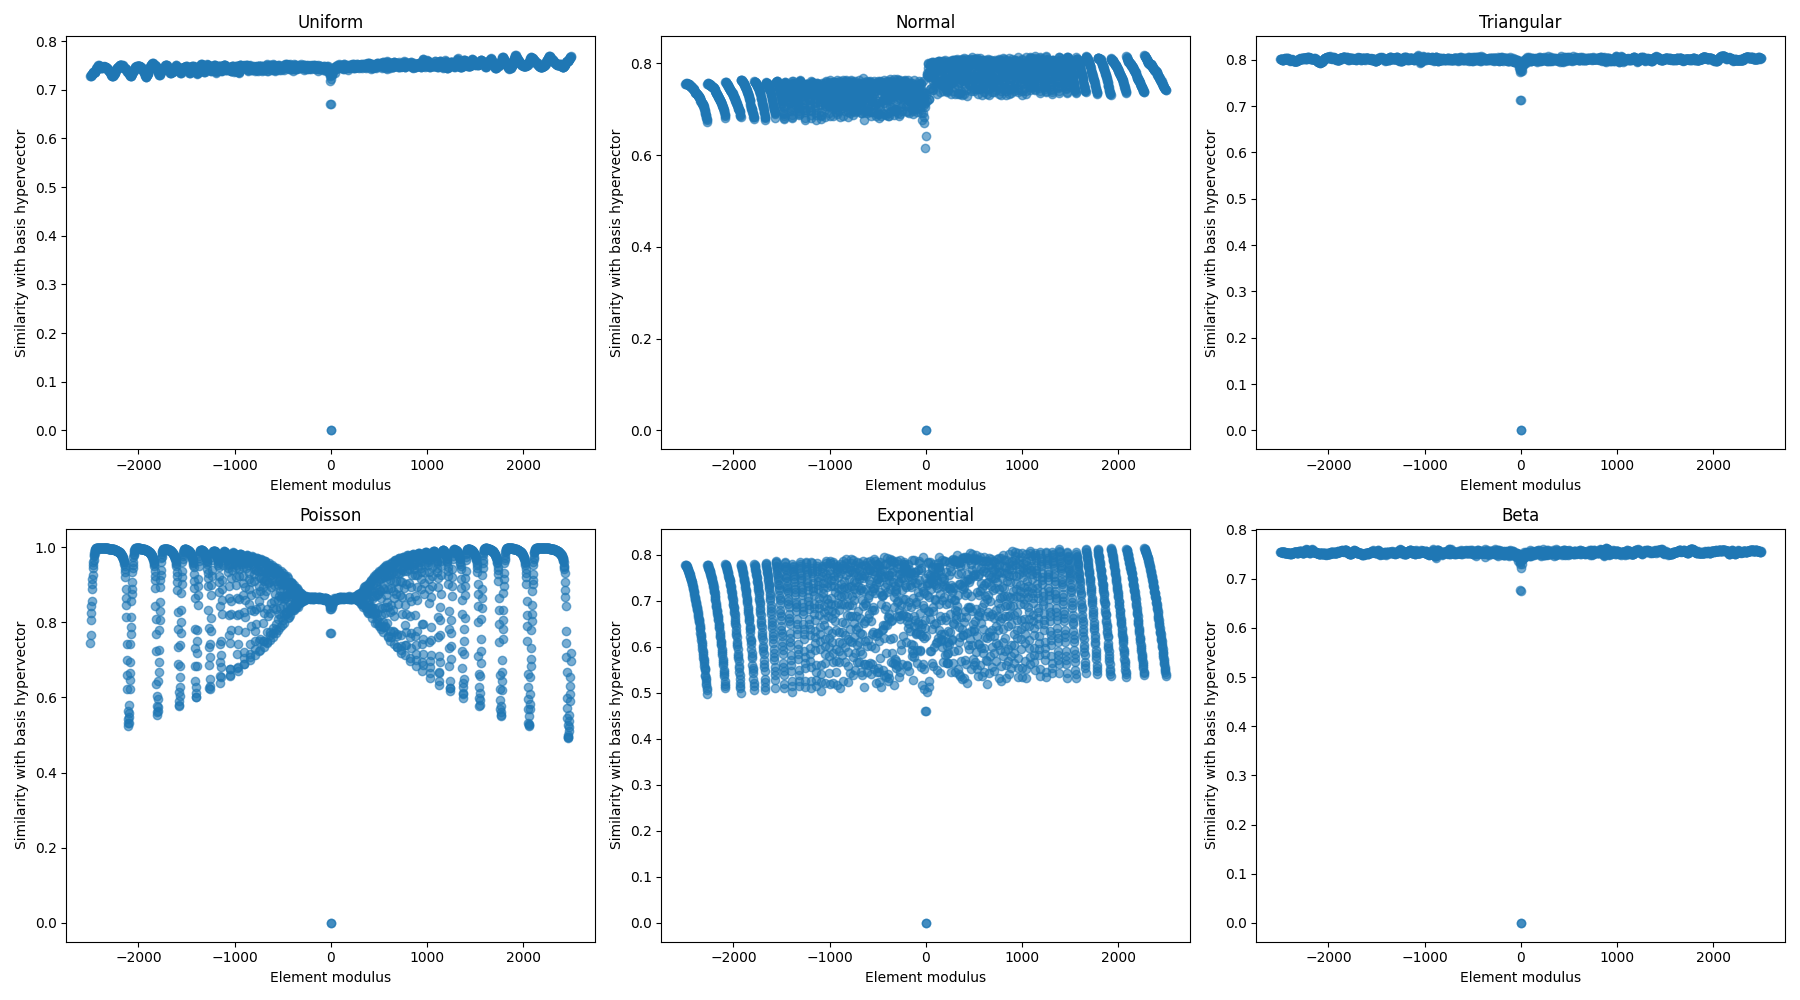

Generate this figure with Python:
# Hypervector elements are coprimes up to dims*dims, inspired by
#  Computing With Residue Numbers in High-Dimensional Representation

# I was looking for a means of representing numbers without self-binding
#  and fractional power encoding, so I was playing with modulo

# What happens when we sample from the (co)primes in different ways
#  as in Computing on Functions Using Randomized Vector Representations?
#  We get different shapes.

import matplotlib.pyplot as plt
import random
import math
import numpy as np
from numpy.linalg import norm


def first_n_coprime(n, k):
  result = []
  x = 1
  while len(result) < n:
    if math.gcd(x, k) == 1:
      result.append(x)
    x += 1
  return result

def sample_nearest(coprimes, samples):
  coprimes = np.array(coprimes)
  nearest = np.array([coprimes[np.argmin(np.abs(coprimes - x))] for x in samples])
  return nearest

def new_hv_uniform(n, coprimes):
  samples = np.random.choice(coprimes, size=n)
  return samples

def new_hv_normal(n, coprimes, mean=None, std=None):
  coprimes = np.array(coprimes)
  if mean is None:
    mean = np.mean(coprimes)
  if std is None:
    std = np.std(coprimes)
  samples = np.random.normal(loc=mean, scale=std, size=n)
  return sample_nearest(coprimes, samples)

def new_hv_triangular(n, coprimes, left=None, mode=None, right=None):
  coprimes = np.array(coprimes)
  if left is None:
    left = np.min(coprimes)
  if right is None:
    right = np.max(coprimes)
  if mode is None:
    mode = np.mean(coprimes)
  samples = np.random.triangular(left, mode, right, size=n)
  return sample_nearest(coprimes, samples)

def new_hv_poisson(n, coprimes, lam=None):
  coprimes = np.array(coprimes)
  if lam is None:
    lam = np.mean(coprimes)
  samples = np.random.poisson(lam=lam, size=n)
  return sample_nearest(coprimes, samples)

def new_hv_exponential(n, coprimes, scale=None):
  coprimes = np.array(coprimes)
  if scale is None:
    scale = np.mean(coprimes)
  samples = np.random.exponential(scale=scale, size=n)
  return sample_nearest(coprimes, samples)

def new_hv_beta(n, coprimes, a=2, b=5):
  coprimes = np.array(coprimes)
  samples = np.random.beta(a, b, size=n)
  # scale beta [0,1] to coprimes range
  samples = samples * (np.max(coprimes) - np.min(coprimes)) + np.min(coprimes)
  return sample_nearest(coprimes, samples)

def sim(h1, h2):
  if norm(h1) == 0 or norm(h2) == 0:
    return 0
  return abs(np.dot(h1, h2) / (norm(h1) * norm(h2)))

def mod(h1, i):
  return [x % i for x in h1]

def prepare_points(hv, coprimes):
  points = []
  for i in coprimes[0:1000]:
    points.append( (i, sim(hv, mod(hv, i))) )
    points.append( (-i, sim(hv, mod(hv, -i))) )
  X = [x for (x,_) in points]
  Y = [y for (_,y) in points]
  return X, Y

DIMS = 10000
COPRIMES = first_n_coprime(DIMS, DIMS*DIMS)
print(COPRIMES[0:1000])

distributions = {
  "Uniform": new_hv_uniform,
  "Normal": new_hv_normal,
  "Triangular": new_hv_triangular,
  "Poisson": new_hv_poisson,
  "Exponential": new_hv_exponential,
  "Beta": new_hv_beta
}

plt.figure(figsize=(18, 10))

for idx, (name, func) in enumerate(distributions.items(), 1):
  hv = func(DIMS, COPRIMES)
  X, Y = prepare_points(hv, COPRIMES)
  plt.subplot(2, 3, idx)
  plt.scatter(X, Y, alpha=0.6)
  plt.title(name)
  plt.xlabel('Element modulus')
  plt.ylabel('Similarity with basis hypervector')

plt.tight_layout()
plt.savefig('./map_to_coprimes.png')
plt.show()
